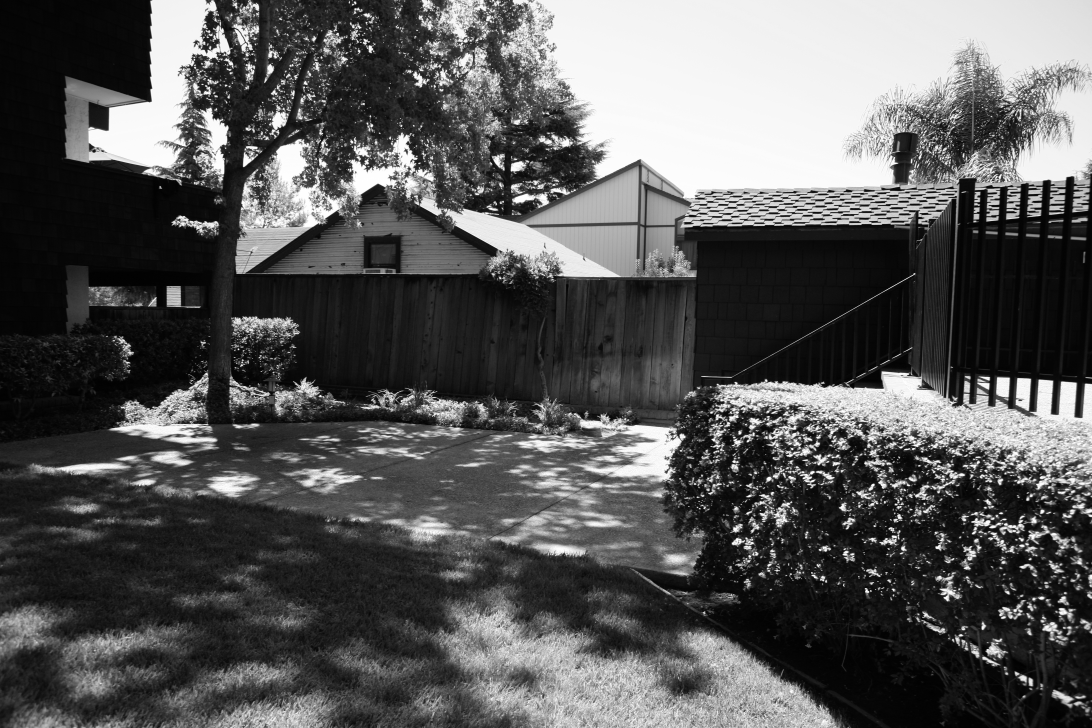
#> input picture dataset/yard/yard-00.png, 1092 x 728 px; its folder holds 4 pictures in this run
$ python stitcher.py
#> lines starting #> are read from the running program, lines starting #| are printed output that depends on the picture; after the words box and inside, x2 and y2 are one past the last pixel; in counts of white or black regions, pixels touching at a corner belong together
import numpy as np
import cv2
import glob
import imutils

image_paths = glob.glob('./dataset/yard/*.png')
images = []
print(image_paths)

for image in image_paths:
    img = cv2.imread(image)
#> img is the input picture: shape (728, 1092, 3); min 1, max 255, mean 87.4
    images.append(img)
    cv2.imshow("Image", img)


imageStitcher = cv2.Stitcher_create()


error, stitched_img = imageStitcher.stitch(images)
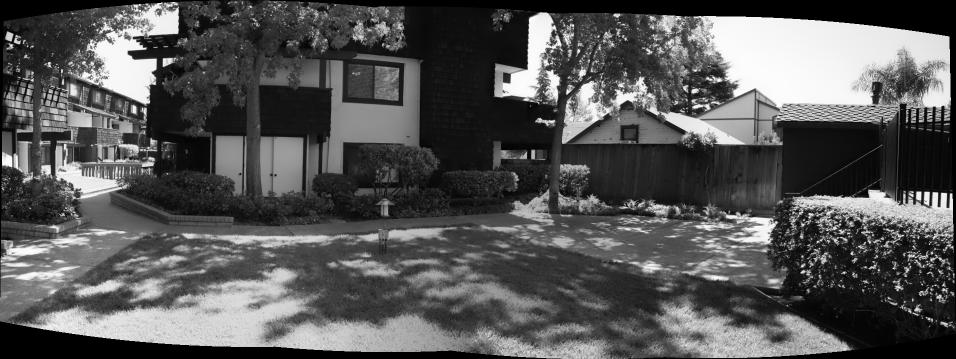
#> stitched_img: shape (718, 1911, 3) (shown at 1/2 size); min 0, max 255, mean 86.6
print(error)

if not error:

    cv2.imwrite("stitchedOutput.png", stitched_img)
    cv2.imshow("Stitched Img", stitched_img)
    cv2.waitKey(0)

    stitched_img = cv2.copyMakeBorder(
        stitched_img, 10, 10, 10, 10, cv2.BORDER_CONSTANT, (0, 0, 0))
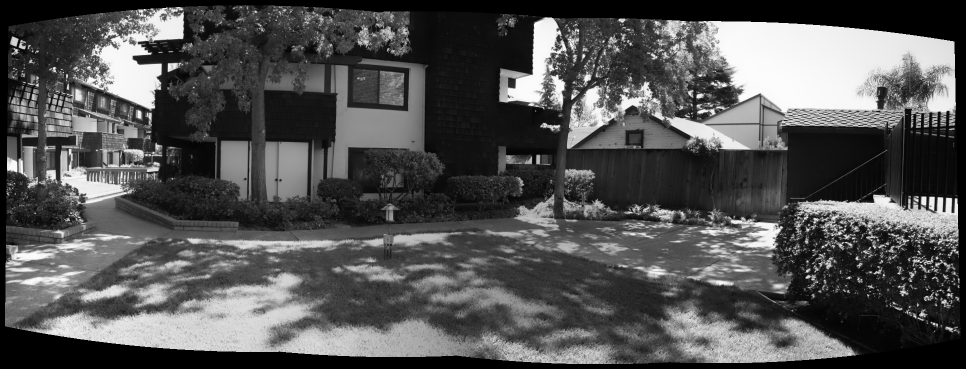
#> stitched_img: shape (738, 1931, 3) (shown at 1/2 size); min 0, max 255, mean 83.4

    gray = cv2.cvtColor(stitched_img, cv2.COLOR_BGR2GRAY)
    thresh_img = cv2.threshold(gray, 0, 255, cv2.THRESH_BINARY)[1]
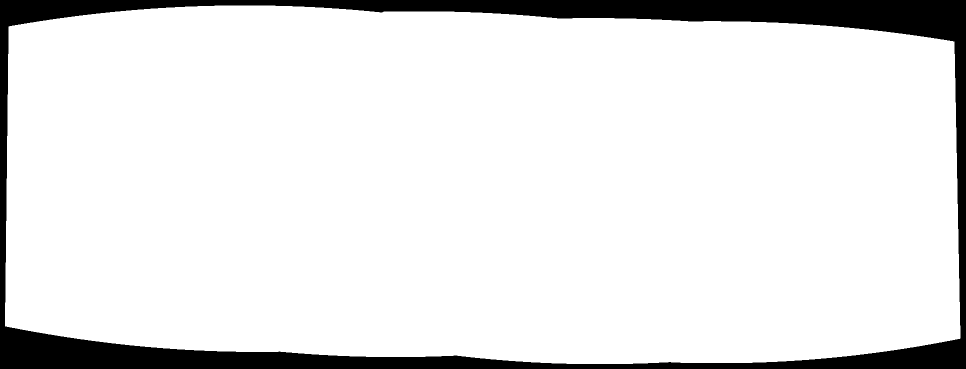
#> thresh_img: shape (738, 1931) (shown at 1/2 size); 89.9% white; 1 black region, box (x1, y1, x2, y2) and area: (0, 0, 1931, 738) 143661

    cv2.imshow("Threshold Image", thresh_img)
    cv2.waitKey(0)

    contours = cv2.findContours(
        thresh_img.copy(), cv2.RETR_EXTERNAL, cv2.CHAIN_APPROX_SIMPLE)

    contours = imutils.grab_contours(contours)
    areaOI = max(contours, key=cv2.contourArea)

    mask = np.zeros(thresh_img.shape, dtype="uint8")
    x, y, w, h = cv2.boundingRect(areaOI)
    cv2.rectangle(mask, (x, y), (x + w, y + h), 255, -1)
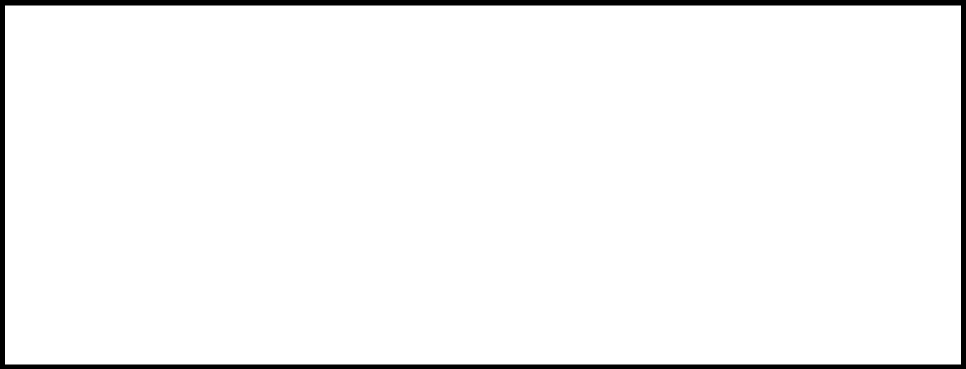
#> mask: shape (738, 1931) (shown at 1/2 size); 96.3% white; 1 black region, box (x1, y1, x2, y2) and area: (0, 0, 1931, 738) 52262

    minRectangle = mask.copy()
    sub = mask.copy()

    while cv2.countNonZero(sub) > 0:
        minRectangle = cv2.erode(minRectangle, None)
        sub = cv2.subtract(minRectangle, thresh_img)
#> this loop made 64 passes
#> pass 1, `sub = cv2.subtract(minRectangle, thresh_img)`:
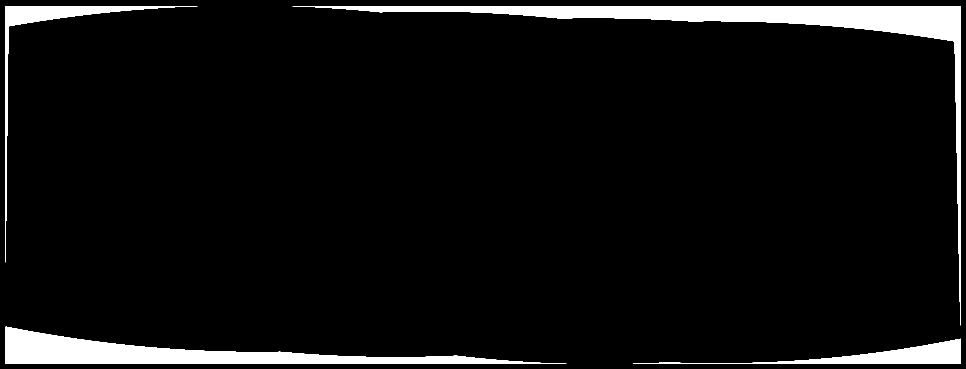
#> sub: shape (738, 1931) (shown at 1/2 size); 6.1% white; 4 white regions, box (x1, y1, x2, y2) and area: (585, 12, 1921, 651) 40035, (11, 653, 1133, 728) 29240, (1266, 677, 1921, 728) 9090, (11, 12, 395, 525) 7948
#> after the loop:
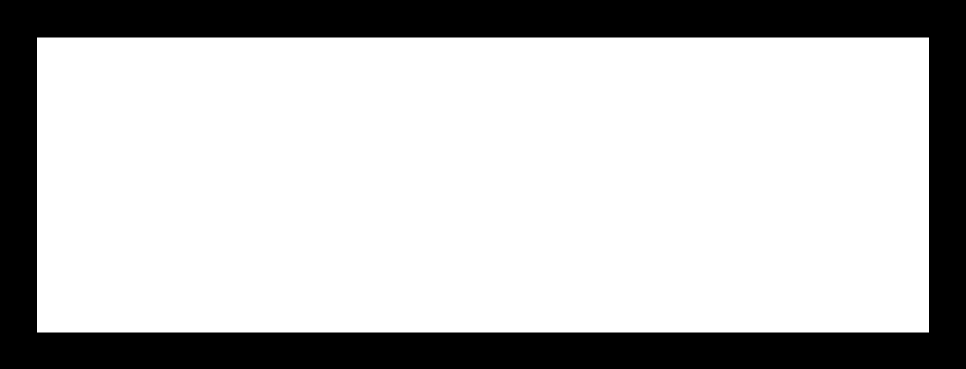
#> minRectangle: shape (738, 1931) (shown at 1/2 size); 73.9% white; 1 black region, box (x1, y1, x2, y2) and area: (0, 0, 1931, 738) 372518

    contours = cv2.findContours(
        minRectangle.copy(), cv2.RETR_EXTERNAL, cv2.CHAIN_APPROX_SIMPLE)

    contours = imutils.grab_contours(contours)
    areaOI = max(contours, key=cv2.contourArea)

    cv2.imshow("minRectangle Image", minRectangle)
    cv2.waitKey(0)

    x, y, w, h = cv2.boundingRect(areaOI)

    stitched_img = stitched_img[y:y + h, x:x + w]
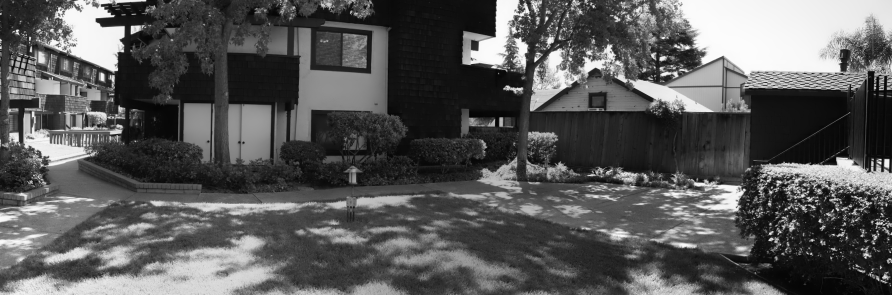
#> stitched_img: shape (590, 1784, 3) (shown at 1/2 size); min 1, max 255, mean 88.5

    cv2.imwrite("stitchedOutputProcessed.png", stitched_img)

    cv2.imshow("Stitched Image Processed", stitched_img)

    cv2.waitKey(0)


else:
    print("Images could not be stitched!")
    print("Likely not enough keypoints being detected!")
